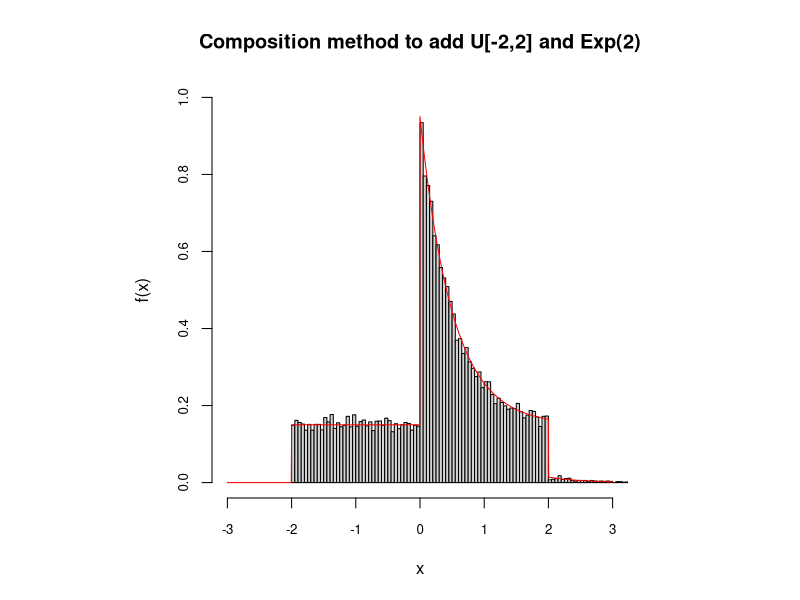

Generate this figure with R:
mixture.distr <- function(p,lambda,a,b,nvals) {
  X <- NULL
  U <- runif(nvals)
  n <- 0
  while(n < nvals) {
    pn <- runif(1)
    n <- n + 1
    if(pn < p) {
      X[n] <- -log(U[n])/lambda
    } else {
      X[n] <- U[n]*(b-a)+a
    }
  }
  X
}

# X1 ~ U[-2,2]
a <- -2; b <- 2
p1 <- 0.6

# X2 ~ Exp(2)
lmb <- 2
p2 <- 0.4

N <- 25000
XX <- mixture.distr(p2,lmb,a,b,N)

x.min <- -3; x.max <- 3
y.min <- 0;  y.max <- 1
title <- sprintf("Composition method to add U[%d,%d] and Exp(%d)",a,b,lmb)

par(cex.axis=0.8, pty="s")
hist(XX, probability=TRUE, nclass=200,
     xlim=c(x.min,x.max), ylim=c(y.min,y.max),
     xlab="x", ylab="f(x)",
     main=title)

x <- seq(x.min,x.max,0.005)
lines(x,p1*dunif(x,min=a,max=b) + p2*dexp(x,rate=lmb), col='red')